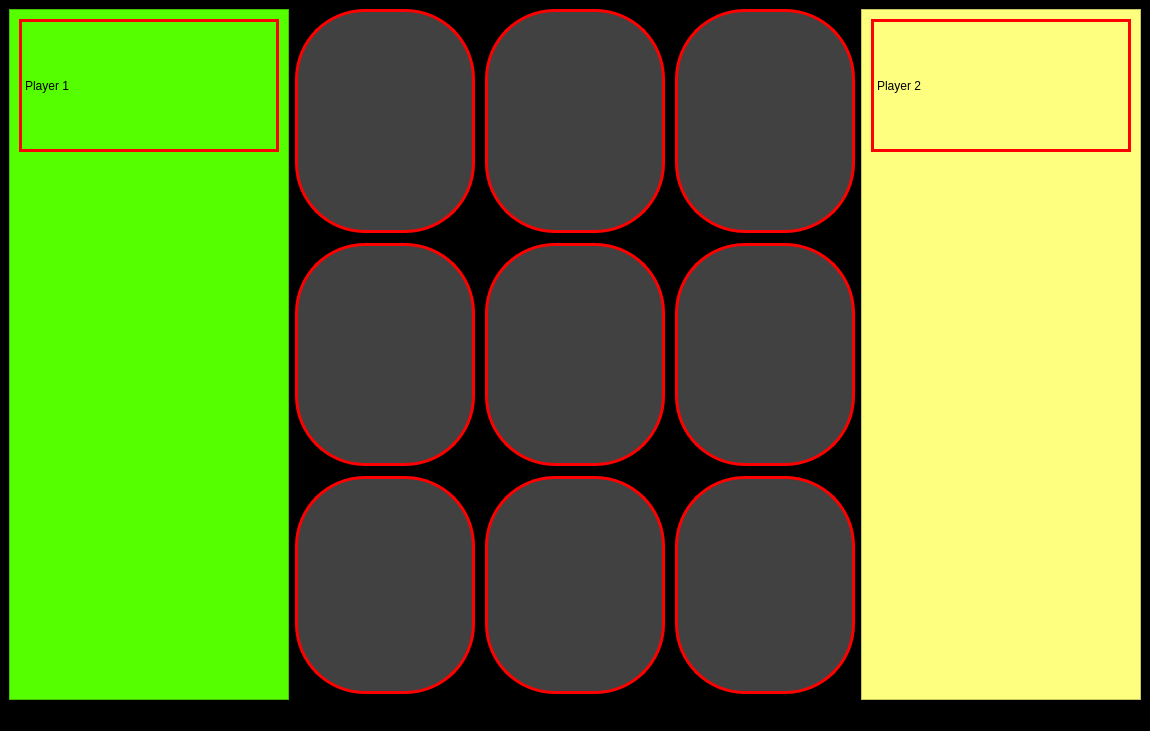
<?xml version="1.0" encoding="UTF-8"?>
<ui version="4.0">
 <class>MainWindow</class>
 <widget class="QMainWindow" name="MainWindow">
  <property name="enabled">
   <bool>true</bool>
  </property>
  <property name="geometry">
   <rect>
    <x>0</x>
    <y>0</y>
    <width>1150</width>
    <height>731</height>
   </rect>
  </property>
  <property name="sizePolicy">
   <sizepolicy hsizetype="Preferred" vsizetype="Preferred">
    <horstretch>0</horstretch>
    <verstretch>0</verstretch>
   </sizepolicy>
  </property>
  <property name="minimumSize">
   <size>
    <width>1150</width>
    <height>731</height>
   </size>
  </property>
  <property name="windowTitle">
   <string>Tic Tac Toe</string>
  </property>
  <property name="autoFillBackground">
   <bool>false</bool>
  </property>
  <property name="styleSheet">
   <string notr="true">background-color: rgb(0, 0, 0);</string>
  </property>
  <widget class="QWidget" name="centralwidget">
   <property name="sizePolicy">
    <sizepolicy hsizetype="Preferred" vsizetype="Preferred">
     <horstretch>0</horstretch>
     <verstretch>0</verstretch>
    </sizepolicy>
   </property>
   <layout class="QHBoxLayout" name="horizontalLayout_2" stretch="1,2,1">
    <item>
     <layout class="QVBoxLayout" name="verticalLayout_6">
      <item>
       <widget class="QFrame" name="frame_2">
        <property name="styleSheet">
         <string notr="true">background-color: rgb(85, 255, 0);</string>
        </property>
        <property name="frameShape">
         <enum>QFrame::StyledPanel</enum>
        </property>
        <property name="frameShadow">
         <enum>QFrame::Raised</enum>
        </property>
        <layout class="QVBoxLayout" name="verticalLayout_8" stretch="1,4">
         <item>
          <widget class="QLabel" name="player1_label">
           <property name="styleSheet">
            <string notr="true">font: 20pt &quot;MS Shell Dlg 2&quot;;
border: 3px solid red; 

</string>
           </property>
           <property name="text">
            <string>Player 1</string>
           </property>
           <property name="alignment">
            <set>Qt::AlignLeading|Qt::AlignLeft|Qt::AlignVCenter</set>
           </property>
          </widget>
         </item>
         <item>
          <widget class="QLabel" name="label_11">
           <property name="enabled">
            <bool>true</bool>
           </property>
           <property name="text">
            <string/>
           </property>
           <property name="alignment">
            <set>Qt::AlignHCenter|Qt::AlignTop</set>
           </property>
          </widget>
         </item>
        </layout>
       </widget>
      </item>
     </layout>
    </item>
    <item>
     <layout class="QHBoxLayout" name="horizontalLayout" stretch="0">
      <property name="spacing">
       <number>10</number>
      </property>
      <item>
       <layout class="QVBoxLayout" name="verticalLayout_2">
        <item>
         <layout class="QHBoxLayout" name="horizontalLayout_6">
          <item>
           <widget class="QLabel" name="xy11">
            <property name="styleSheet">
             <string notr="true">background-color: rgb(65, 65, 65);
font: 65pt &quot;MS Shell Dlg 2&quot;;
border: 3px solid red; 
border-radius: 70px;
color: rgb(170, 255, 255);</string>
            </property>
            <property name="text">
             <string/>
            </property>
            <property name="alignment">
             <set>Qt::AlignCenter</set>
            </property>
           </widget>
          </item>
          <item>
           <widget class="QLabel" name="xy12">
            <property name="styleSheet">
             <string notr="true">background-color: rgb(65, 65, 65);
font: 65pt &quot;MS Shell Dlg 2&quot;;
border: 3px solid red; 
border-radius: 70px;
color: rgb(170, 255, 255);</string>
            </property>
            <property name="text">
             <string/>
            </property>
            <property name="alignment">
             <set>Qt::AlignCenter</set>
            </property>
           </widget>
          </item>
          <item>
           <widget class="QLabel" name="xy13">
            <property name="styleSheet">
             <string notr="true">background-color: rgb(65, 65, 65);
font: 65pt &quot;MS Shell Dlg 2&quot;;
border: 3px solid red; 
border-radius: 70px;
color: rgb(170, 255, 255);</string>
            </property>
            <property name="text">
             <string/>
            </property>
            <property name="alignment">
             <set>Qt::AlignCenter</set>
            </property>
           </widget>
          </item>
         </layout>
        </item>
        <item>
         <layout class="QHBoxLayout" name="horizontalLayout_5">
          <item>
           <widget class="QLabel" name="xy21">
            <property name="styleSheet">
             <string notr="true">background-color: rgb(65, 65, 65);
font: 65pt &quot;MS Shell Dlg 2&quot;;
border: 3px solid red; 
border-radius: 70px;
color: rgb(170, 255, 255);</string>
            </property>
            <property name="text">
             <string/>
            </property>
            <property name="alignment">
             <set>Qt::AlignCenter</set>
            </property>
           </widget>
          </item>
          <item>
           <widget class="QLabel" name="xy22">
            <property name="styleSheet">
             <string notr="true">background-color: rgb(65, 65, 65);
font: 65pt &quot;MS Shell Dlg 2&quot;;
border: 3px solid red; 
border-radius: 70px;
color: rgb(170, 255, 255);</string>
            </property>
            <property name="text">
             <string/>
            </property>
            <property name="alignment">
             <set>Qt::AlignCenter</set>
            </property>
           </widget>
          </item>
          <item>
           <widget class="QLabel" name="xy23">
            <property name="styleSheet">
             <string notr="true">background-color: rgb(65, 65, 65);
font: 65pt &quot;MS Shell Dlg 2&quot;;
border: 3px solid red; 
border-radius: 70px;
color: rgb(170, 255, 255);</string>
            </property>
            <property name="text">
             <string/>
            </property>
            <property name="alignment">
             <set>Qt::AlignCenter</set>
            </property>
           </widget>
          </item>
         </layout>
        </item>
        <item>
         <layout class="QHBoxLayout" name="horizontalLayout_4">
          <property name="spacing">
           <number>10</number>
          </property>
          <property name="bottomMargin">
           <number>6</number>
          </property>
          <item>
           <widget class="QLabel" name="xy31">
            <property name="styleSheet">
             <string notr="true">background-color: rgb(65, 65, 65);
font: 65pt &quot;MS Shell Dlg 2&quot;;
border: 3px solid red; 
border-radius: 70px;
color: rgb(170, 255, 255);</string>
            </property>
            <property name="text">
             <string/>
            </property>
            <property name="alignment">
             <set>Qt::AlignCenter</set>
            </property>
           </widget>
          </item>
          <item>
           <widget class="QLabel" name="xy32">
            <property name="styleSheet">
             <string notr="true">background-color: rgb(65, 65, 65);
font: 65pt &quot;MS Shell Dlg 2&quot;;
border: 3px solid red; 
border-radius: 70px;
color: rgb(170, 255, 255);</string>
            </property>
            <property name="text">
             <string/>
            </property>
            <property name="alignment">
             <set>Qt::AlignCenter</set>
            </property>
           </widget>
          </item>
          <item>
           <widget class="QLabel" name="xy33">
            <property name="styleSheet">
             <string notr="true">background-color: rgb(65, 65, 65);
font: 65pt &quot;MS Shell Dlg 2&quot;;
border: 3px solid red; 
border-radius: 70px;
color: rgb(170, 255, 255);</string>
            </property>
            <property name="text">
             <string/>
            </property>
            <property name="alignment">
             <set>Qt::AlignCenter</set>
            </property>
           </widget>
          </item>
         </layout>
        </item>
       </layout>
      </item>
     </layout>
    </item>
    <item>
     <layout class="QVBoxLayout" name="verticalLayout_7">
      <item>
       <widget class="QFrame" name="frame">
        <property name="styleSheet">
         <string notr="true">background-color: rgb(255, 255, 127);</string>
        </property>
        <property name="frameShape">
         <enum>QFrame::StyledPanel</enum>
        </property>
        <property name="frameShadow">
         <enum>QFrame::Raised</enum>
        </property>
        <layout class="QVBoxLayout" name="verticalLayout_9" stretch="1,4">
         <property name="bottomMargin">
          <number>9</number>
         </property>
         <item>
          <widget class="QLabel" name="player2_label">
           <property name="styleSheet">
            <string notr="true">font: 20pt &quot;MS Shell Dlg 2&quot;;
border: 3px solid red; </string>
           </property>
           <property name="text">
            <string>Player 2</string>
           </property>
           <property name="alignment">
            <set>Qt::AlignLeading|Qt::AlignLeft|Qt::AlignVCenter</set>
           </property>
          </widget>
         </item>
         <item>
          <widget class="QLabel" name="label_10">
           <property name="text">
            <string/>
           </property>
           <property name="alignment">
            <set>Qt::AlignHCenter|Qt::AlignTop</set>
           </property>
          </widget>
         </item>
        </layout>
       </widget>
      </item>
     </layout>
    </item>
   </layout>
  </widget>
  <widget class="QMenuBar" name="menubar">
   <property name="geometry">
    <rect>
     <x>0</x>
     <y>0</y>
     <width>1150</width>
     <height>21</height>
    </rect>
   </property>
  </widget>
  <widget class="QStatusBar" name="statusbar"/>
 </widget>
 <resources/>
 <connections/>
</ui>
